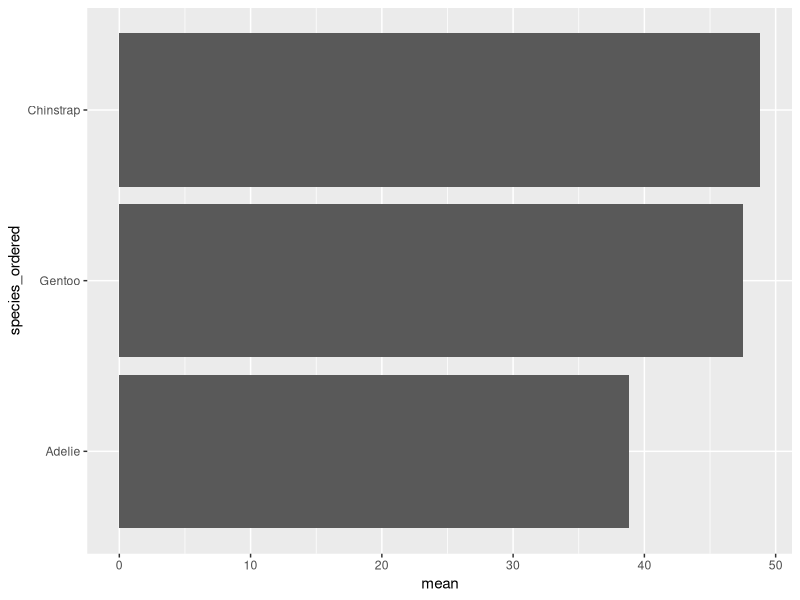
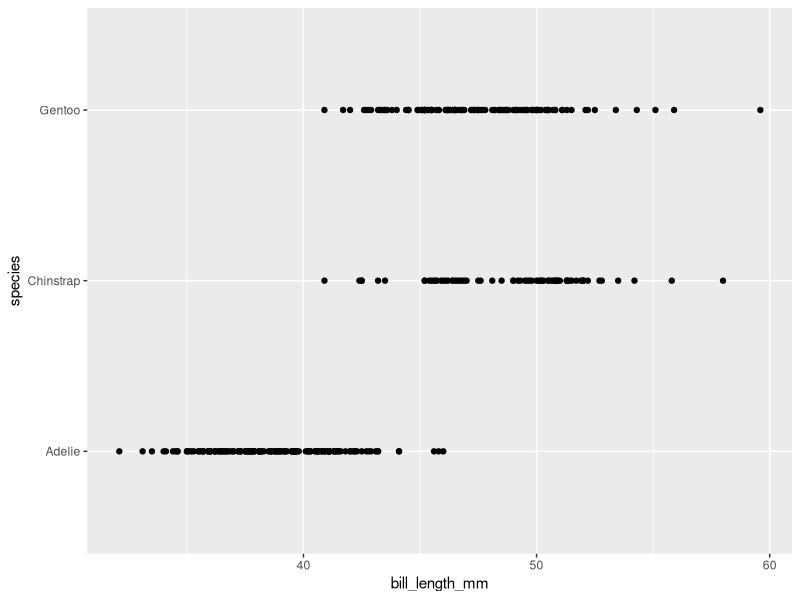
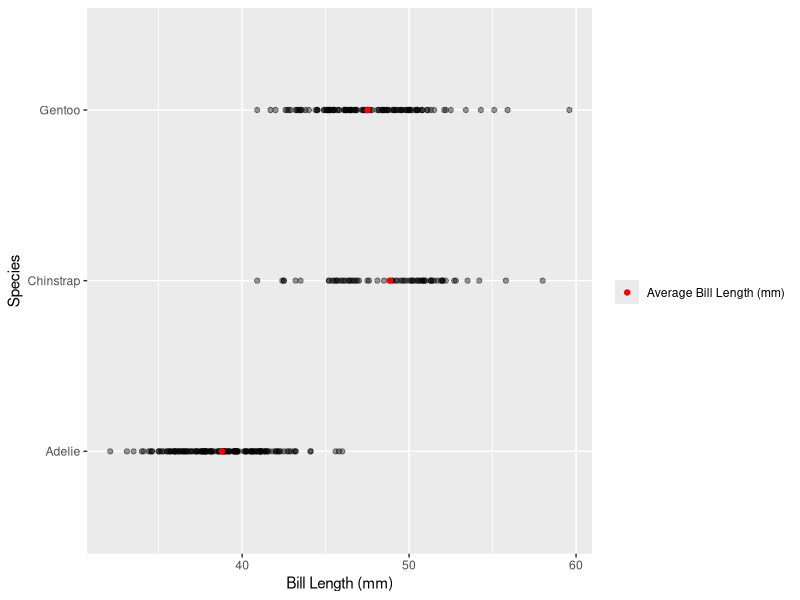

Recreate these plots in R, in order.
## ---- chunk 1
knitr::opts_chunk$set(echo = TRUE)
## ---- chunk 2
library(palmerpenguins)
library(tidyverse)
## ---- chunk 3
penguins1 <- penguins %>% filter(!is.na(bill_length_mm))
penguins_mean <- penguins1 %>% group_by(species) %>%
  summarize(mean = mean(bill_length_mm)) %>%
  ungroup() %>%
  mutate(species_ordered = fct_reorder(.f = species, .x = mean))
ggplot(data = penguins_mean, aes(x = species_ordered, y = mean)) +
  geom_col() +
  coord_flip()
## ---- chunk 4
ggplot(data = penguins1, aes(x = bill_length_mm, y = species)) +
  geom_point() 
## ---- chunk 5
ggplot(data = penguins1, aes(x = bill_length_mm, y = species)) +
  geom_point(alpha = 0.4) +
  geom_point(data = penguins_mean, 
             aes(x = mean, colour = "Average Bill Length (mm)")) +
  scale_colour_manual(values = c("Average Bill Length (mm)" = "red")) +
  labs(x = "Bill Length (mm)",
       y = "Species",
       colour = " ")
